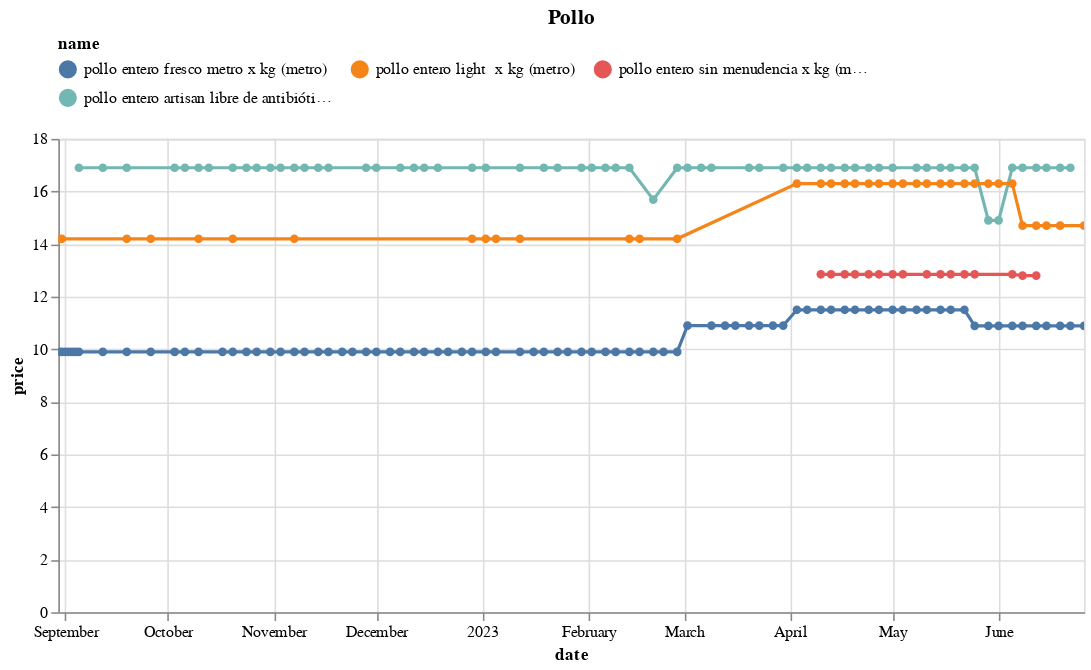

The cell this chart's notebook holds for it:
### Code cell
(df
 .loc[df.name.isin(names)]
 .pipe(alt.Chart)
 .mark_line(point=True)
 .encode(x='date', y='price', color='name', tooltip=['name','price'])
 .properties(width=650, title='Pollo')
 .interactive()
 .configure_legend(orient='top', columns=3)
)

### Figure 1 — Vega-Lite specification as saved in the notebook (floating-point values rounded to 4 significant figures; data arrays with more than 128 entries replaced by an {"elided": "..."} marker saying what was removed)
{"config": {"view": {"continuousWidth": 300, "continuousHeight": 300}, "legend": {"columns": 3, "orient": "top"}}, "data": {"name": "data-99f09e08931d76baa6dad381f91abe24"}, "mark": {"type": "line", "point": true}, "encoding": {"color": {"field": "name", "type": "nominal"}, "tooltip": [{"field": "name", "type": "nominal"}, {"field": "price", "type": "quantitative"}], "x": {"field": "date", "type": "temporal"}, "y": {"field": "price", "type": "quantitative"}}, "params": [{"name": "param_13", "select": {"type": "interval", "encodings": ["x", "y"]}, "bind": "scales"}], "title": "Pollo", "width": 650, "$schema": "https://vega.github.io/schema/vega-lite/v5.8.0.json", "datasets": {"data-99f09e08931d76baa6dad381f91abe24": {"elided": "200 records"}}}
